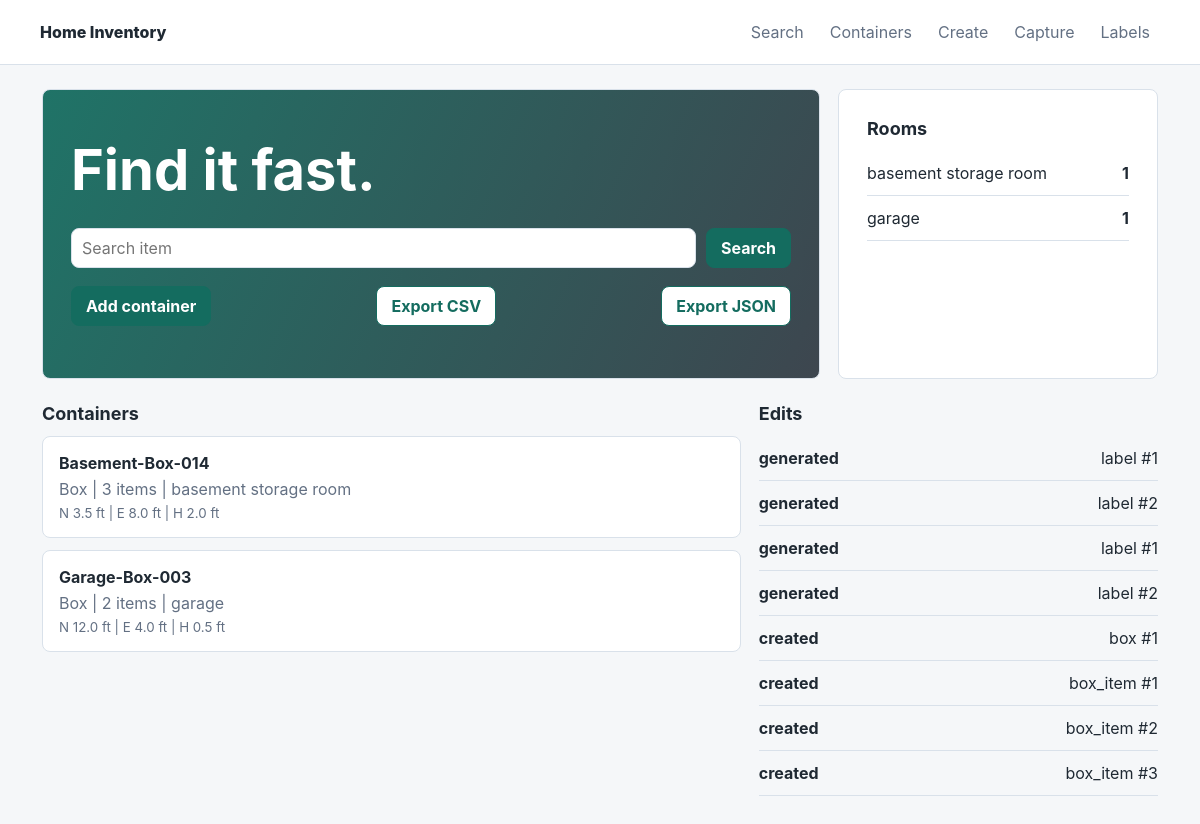
Before: / with the older database file.
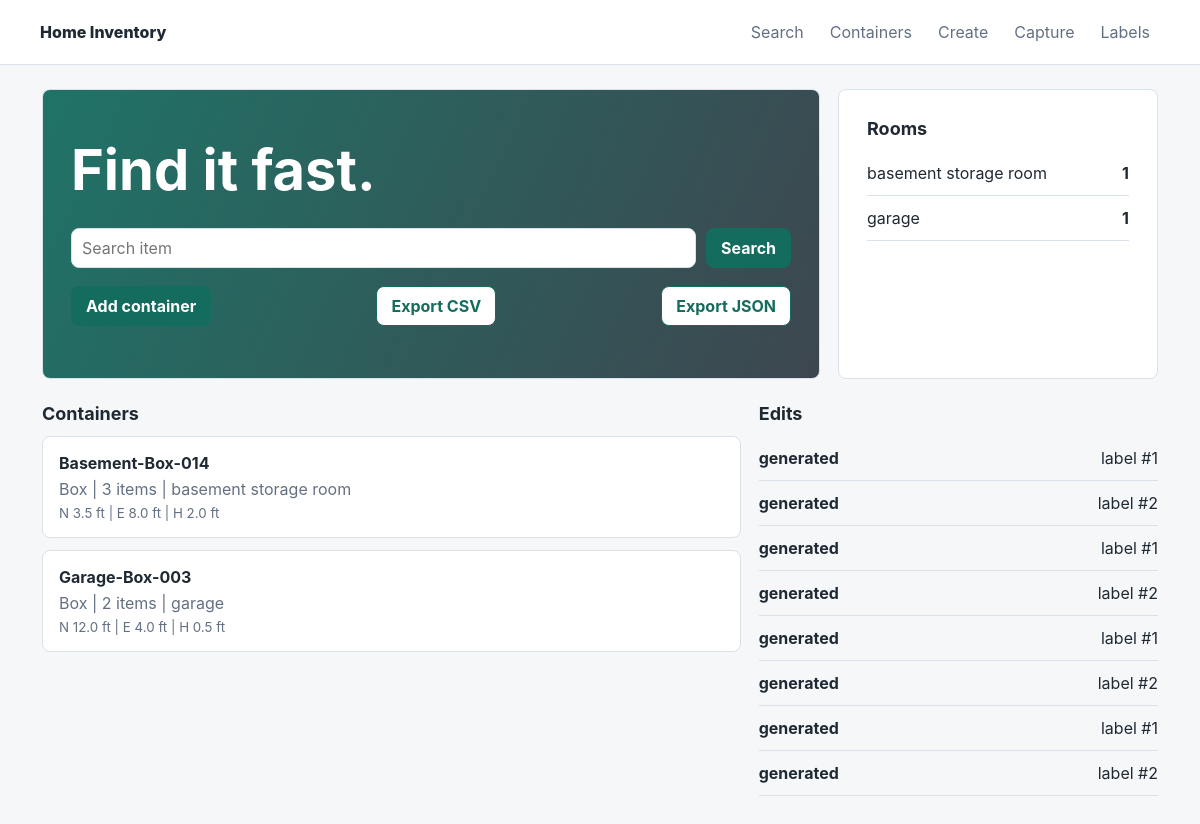
After: the same page with the newer database file.
### tables this page shows
CREATE TABLE box_locations (
  id INTEGER PRIMARY KEY AUTOINCREMENT,
  box_id INTEGER NOT NULL UNIQUE REFERENCES boxes(id) ON DELETE CASCADE,
  room_name TEXT NOT NULL,
  north_ft REAL NOT NULL DEFAULT 0,
  east_ft REAL NOT NULL DEFAULT 0,
  elevation_ft REAL NOT NULL DEFAULT 0,
  updated_at TEXT DEFAULT CURRENT_TIMESTAMP
);

CREATE TABLE boxes (
  id INTEGER PRIMARY KEY AUTOINCREMENT,
  public_id TEXT NOT NULL UNIQUE,
  name TEXT NOT NULL UNIQUE,
  notes TEXT DEFAULT '',
  tags TEXT DEFAULT '',
  inaccessible INTEGER DEFAULT 0,
  size TEXT DEFAULT '',
  stack_position TEXT DEFAULT '',
  created_at TEXT DEFAULT CURRENT_TIMESTAMP,
  updated_at TEXT DEFAULT CURRENT_TIMESTAMP
, parent_box_id INTEGER REFERENCES boxes(id) ON DELETE SET NULL, container_type TEXT NOT NULL DEFAULT 'box');

CREATE TABLE edit_history (
  id INTEGER PRIMARY KEY AUTOINCREMENT,
  entity_type TEXT NOT NULL,
  entity_id INTEGER NOT NULL,
  action TEXT NOT NULL,
  before_json TEXT DEFAULT '{}',
  after_json TEXT DEFAULT '{}',
  created_at TEXT DEFAULT CURRENT_TIMESTAMP
);

### app/main.py (the view)
@app.get("/", response_class=HTMLResponse)
def dashboard(request: Request, conn=Depends(db)):
    boxes = list_boxes(conn)
    rooms = rows(conn.execute("SELECT room_name, COUNT(*) AS count FROM box_locations GROUP BY room_name ORDER BY room_name"))
    recent = rows(conn.execute("SELECT * FROM edit_history ORDER BY created_at DESC LIMIT 8"))
    return templates.TemplateResponse("dashboard.html", {"request": request, "boxes": boxes, "rooms": rooms, "recent": recent})

### app/templates/dashboard.html (shortened to what this page needs)
{% extends "base.html" %}
{% block content %}
<section class="dashboard-grid">
  <div class="hero-panel">
    <h1>Find it fast.</h1>
    <form class="searchbar" action="/search">
      <input name="q" autofocus placeholder="Search item">
      <button>Search</button>
    </form>
    <div class="quick-actions">
      <a class="button" href="/boxes/new">Add container</a>
      <a class="button secondary" href="/export.csv">Export CSV</a>
      <a class="button secondary" href="/export.json">Export JSON</a>
    </div>
  </div>
  <aside class="metric-panel">
    <h2>Rooms</h2>
    {% for room in rooms %}
      <div class="metric-row"><span>{{ room.room_name }}</span><strong>{{ room.count }}</strong></div>
    {% else %}
      <p>No containers yet.</p>
    {% endfor %}
  </aside>
</section>
<section class="split">
  <div>
    <h2>Containers</h2>
    <div class="box-list">
      {% for box in boxes[:6] %}
      <a class="box-card" href="/boxes/{{ box.id }}">
        <strong>{{ box.name }}</strong>
        <span>{{ box.container_type.replace("_", " ").title() }} | {{ box.item_count }} items | {{ box.room_name }}</span>
        <small>N {{ box.north_ft }} ft | E {{ box.east_ft }} ft | H {{ box.elevation_ft }} ft</small>
      </a>
      {% endfor %}
    </div>
  </div>
  <div>
    <h2>Edits</h2>
    <div class="history-list">
      {% for event in recent %}
      <div><strong>{{ event.action.replace("_", " ") }}</strong><span>{{ event.entity_type }} #{{ event.entity_id }}</span></div>
      {% else %}
      <p>No edits yet.</p>
      {% endfor %}
    </div>
  </div>
</section>
{% endblock %}

### app/templates/base.html (shortened to what this page needs)
<!doctype html>
<html lang="en">
<head>
  <link rel="stylesheet" href="/static/app.css">
</head>
<body>
  <header class="topbar">
    <a class="brand" href="/">Home Inventory</a>
    <nav>
      <a href="/search">Search</a>
      <a href="/boxes">Containers</a>
      <a href="/boxes/new">Create</a>
      <a href="/capture">Capture</a>
      <a href="/labels">Labels</a>
    </nav>
  </header>
  <main class="page">
    {% block content %}{% endblock %}
  </main>
</body>
</html>

### app/static/app.css (style rules this page uses)
:root { color-scheme: light; --ink: #1f2933; --muted: #637083; --line: #d9e1ea; --paper: #ffffff; --bg: #f5f7f9; --accent: #146c5f; --accent-2: #b73e4b; --soft: #e8f3f0; --warn: #f4b740; }
* { box-sizing: border-box; }
body { margin: 0; font-family: Inter, ui-sans-serif, system-ui, -apple-system, BlinkMacSystemFont, "Segoe UI", sans-serif; background: var(--bg); color: var(--ink); }
a { color: inherit; text-decoration: none; }
.topbar { position: sticky; top: 0; z-index: 5; display: flex; justify-content: space-between; align-items: center; gap: 16px; padding: 14px clamp(16px, 4vw, 40px); background: rgba(255,255,255,.94); border-bottom: 1px solid var(--line); backdrop-filter: blur(12px); }
.brand { font-weight: 800; }
nav { display: flex; gap: 6px; flex-wrap: wrap; }
nav a { min-height: 36px; padding: 8px 10px; border-radius: 8px; color: var(--muted); }
.page { width: min(1180px, 100%); margin: 0 auto; padding: 24px clamp(14px, 3vw, 32px) 56px; }
h1, h2 { margin: 0 0 12px; letter-spacing: 0; }
h1 { font-size: clamp(30px, 6vw, 56px); line-height: 1; }
h2 { font-size: 18px; }
button, .button { display: inline-flex; align-items: center; justify-content: center; min-height: 40px; padding: 9px 14px; border: 1px solid var(--accent); border-radius: 8px; background: var(--accent); color: white; font: inherit; font-weight: 700; cursor: pointer; }
button.secondary, .button.secondary { color: var(--accent); background: white; }
input, textarea, select { width: 100%; min-height: 40px; padding: 9px 10px; border: 1px solid var(--line); border-radius: 8px; background: white; color: var(--ink); font: inherit; }
.dashboard-grid, .split, .box-detail { display: grid; gap: 18px; }
.dashboard-grid { grid-template-columns: minmax(0, 1fr) 320px; }
.split { grid-template-columns: 1.4fr .8fr; margin-top: 24px; }
.hero-panel, .metric-panel, .panel, .create-card { background: var(--paper); border: 1px solid var(--line); border-radius: 8px; padding: clamp(16px, 3vw, 28px); }
.hero-panel { min-height: 290px; display: grid; align-content: center; gap: 18px; color: white; }
.hero-panel p, .hero-panel input { color: var(--ink); }
.searchbar, .filters { display: grid; grid-template-columns: minmax(0, 1fr) auto; gap: 10px; }
.quick-actions, .section-heading { display: flex; gap: 10px; justify-content: space-between; align-items: center; flex-wrap: wrap; }
.metric-row, .history-list div { display: flex; justify-content: space-between; gap: 12px; padding: 12px 0; border-bottom: 1px solid var(--line); }
.box-grid, .box-list, .create-grid, .results, .photo-grid, .suggestions { display: grid; gap: 12px; }
.box-card, .result-row { display: grid; gap: 6px; padding: 16px; border: 1px solid var(--line); border-radius: 8px; background: white; }
.box-card span, .result-row span, small { color: var(--muted); }

Changed rows visible on the page:
no longer on this page (row unchanged): edit_history: action.replace "created", entity_type "box", entity_id "1"
no longer on this page (row unchanged): edit_history: action.replace "created", entity_type "box_item", entity_id "1"
no longer on this page (row unchanged): edit_history: action.replace "created", entity_type "box_item", entity_id "2"
no longer on this page (row unchanged): edit_history: action.replace "created", entity_type "box_item", entity_id "3"
added edit_history: action.replace "generated", entity_type "label", entity_id "1"
added edit_history: action.replace "generated", entity_type "label", entity_id "2"
added edit_history: action.replace "generated", entity_type "label", entity_id "1"
added edit_history: action.replace "generated", entity_type "label", entity_id "2"
